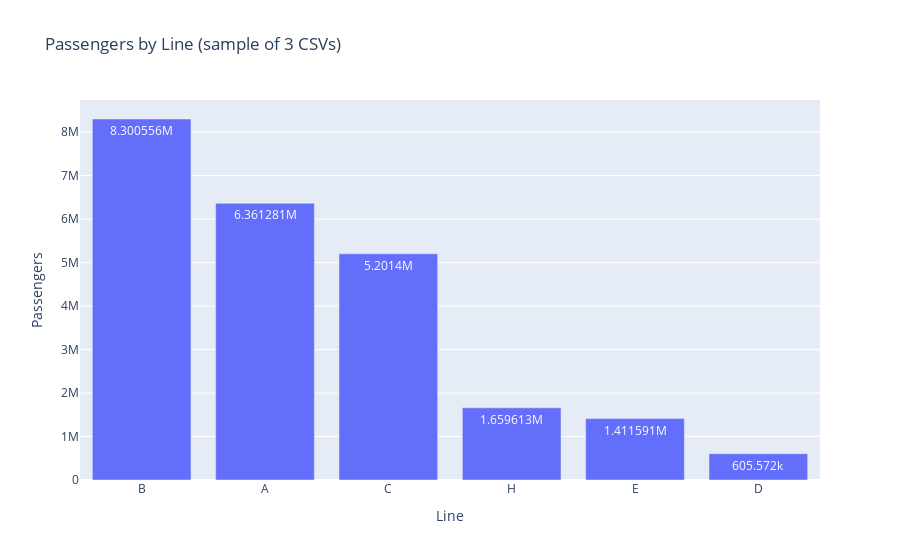

This figure's notebook cell:
### Code cell
import plotly.express as px

# Barras por línea
fig_bar = px.bar(
    agg_line,
    x="line",
    y="passengers",
    title="Passengers by Line (sample of 3 CSVs)",
    text_auto=True
)
fig_bar.update_layout(xaxis_title="Line", yaxis_title="Passengers")
fig_bar.show()

### Figure 1 — Plotly figure (JSON) as saved in the notebook; plotly's stock layout.template omitted (floating-point values rounded to 4 significant figures)
{"data": [{"alignmentgroup": "True", "hovertemplate": "line=%{x}<br>passengers=%{y}<extra></extra>", "legendgroup": "", "marker": {"color": "#636efa", "pattern": {"shape": ""}}, "name": "", "offsetgroup": "", "orientation": "v", "showlegend": false, "textposition": "auto", "texttemplate": "%{y}", "type": "bar", "x": ["B", "A", "C", "H", "E", "D"], "xaxis": "x", "y": [8300556, 6361281, 5201400, 1659613, 1411591, 605572], "yaxis": "y"}], "layout": {"barmode": "relative", "legend": {"tracegroupgap": 0}, "title": {"text": "Passengers by Line (sample of 3 CSVs)"}, "xaxis": {"anchor": "y", "domain": [0, 1], "title": {"text": "Line"}}, "yaxis": {"anchor": "x", "domain": [0, 1], "title": {"text": "Passengers"}}}}
